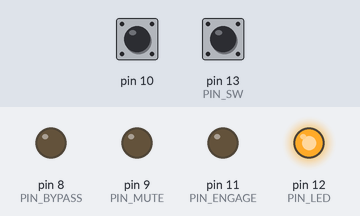
The sketch below on a simulated Arduino Uno, built with avr-gcc and run on an emulated ATmega328P. On the bench: output pins drawn as LEDs (lit = HIGH). The test bench sets the inputs (shaded band); at power-on: pin 13 (PIN_SW) HIGH, pin 10 HIGH.

Above: at 1.2 s.
1.3 s: pin 13 (PIN_SW) pulled LOW for 1 s
At 1.7 s:
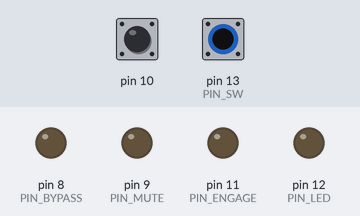
3.8 s: pin 13 (PIN_SW) pulled LOW for 0.15 s
At 4.8 s:
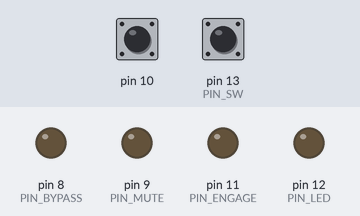
5.4 s: pin 13 (PIN_SW) pulled LOW for 3.2 s
At 8.61 s:
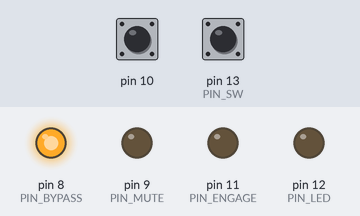
Timing chart, 0 to 10.1 s (numbered marks = the images above; inputs shaded):
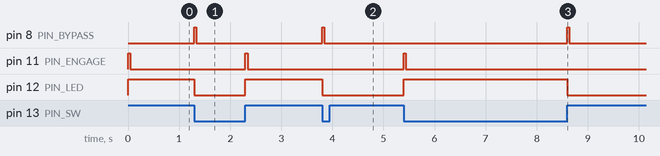

The sketch:

relay-bypass.ino
```cpp
#include <avr/io.h>
#include <util/delay.h>
#include <avr/eeprom.h>

//#define DEBUG

// By default we assume normally open unless this is defined
//#define NORMALLY_CLOSED

// If you define SIMPLIFIED_DEBOUNCE it will trust the
// first instance of a button press, then ignore subsequent
// presses for the SIMPLIFIED_DEBOUNCE_DELAY.
// Otherwise if this is not defined it will do a more traditional
// debounce that looks for a stabilized change of state.
#define SIMPLIFIED_DEBOUNCE

#ifdef SIMPLIFIED_DEBOUNCE
# define DEBOUNCE_DELAY 250
#else
# define DEBOUNCE_DELAY 14
#endif

// Define DISABLE_TEMPORARY_SWITCH to turn off the ability to hold
// the switch to temporarily engage/bypass.
//#define DISABLE_TEMPORARY_SWITCH

#ifdef DEBUG
#define PIN_J1     PB5
#define PIN_SW     PB2
#else
#define PIN_J1     PB2
#define PIN_SW     PB5
#endif

#define PIN_LED    PB4
#define PIN_MUTE   PB1
#define PIN_BYPASS PB0
#define PIN_ENGAGE PB3

// If you hold down the switch for at least this number of ms, then
// we assume you are holding it down to temporarily toggle the state,
// and want it to toggle back on release.
// i.e. it's not a quick press and release.
#define TEMPORARY_SWITCH_TIME 500

/* If J1 is shorted, pulling PIN_J1 to ground, we will do muting:
 * 1. When switch is pressed, start muting for MUTE_LENGTH ms.
 * 2. Wait MUTED_RELAY_DELAY before actually toggling the relay though.
 */
#define MUTE_LENGTH 35
#define MUTED_RELAY_DELAY 20

#define RELAY_SWITCH_TIME 40

/* TBD: If space requires we can consolidate these state vars into a single byte */
uint8_t is_bypassed  = 0;
uint8_t use_mute     = 0;
uint8_t sw_state     = HIGH; // its debounced state. i.e. what we assume is intended by player
uint8_t sw_last_loop = HIGH; // state last loop

unsigned long sw_stable_since = 0;
unsigned long sw_pressed_at   = 0;


void setup() {
  DDRB &= ~(1 << PIN_J1); // input
  PORTB |= (1 << PIN_J1); // activate pull-up resistor
  DDRB &= ~(1 << PIN_SW); // input
  PORTB |= (1 << PIN_SW); // activate pull-up resistor
  DDRB |= (1 << PIN_BYPASS); // output
  DDRB |= (1 << PIN_ENGAGE); // output
  DDRB |= (1 << PIN_LED); // output
  DDRB |= (1 << PIN_MUTE); // output


  // wait for the pullup to do its job,
  // otherwise PIN_SW can sometimes get false LOW readings
  _delay_ms(5);
  sw_last_loop = read_switch();
  sw_state = sw_last_loop;

  uint8_t auto_on = 0x0;

  bool signal_eeprom_written = false;

  if (eeprom_is_ready()) {
    auto_on = eeprom_read_byte((uint8_t *)0x0);

    if (auto_on != 0x0 && auto_on != 0x1) { // never written, probably 0xff
      auto_on = 0x0;
    }

    // If switch is held when powered on, toggle the auto-on feature
    if (sw_last_loop == LOW) {
      is_bypassed = ! is_bypassed;
      auto_on ^= 0x1;
      eeprom_update_byte((uint8_t *)0x0, auto_on);
      signal_eeprom_written = true;
    }

    is_bypassed = auto_on;
  }

  uint8_t j1 = PINB & (1 << PIN_J1);
  if (j1 == LOW) {
    use_mute = 1;
  }

  write_bypass(); // get the relay setup before blinking the LED for EEPROM
  _delay_ms(1);

  if (signal_eeprom_written) {
    // Blink LED. Ordinarily this should be done asynchronously,
    // but on initial boot it probably doesn't matter
    for (int i = 0; i < 3; i++) {
      PORTB |= (1 << PIN_LED); //high
      _delay_ms(200);
      PORTB &= ~(1 << PIN_LED); //low
      _delay_ms(200);
    }
    set_led(); // set the LED again
  }
}

void loop() {
  uint8_t sw_this_loop = read_switch();

  unsigned long now = millis();

#ifndef SIMPLIFIED_DEBOUNCE
  // If still unstable, reset the clock
  if (sw_this_loop != sw_last_loop) {
    sw_stable_since = now;
  }
#endif

  // has sw state has changed?
  // Is switch state stable?
  if ((sw_this_loop != sw_state)
      && (now - sw_stable_since) > DEBOUNCE_DELAY)
  {
#ifdef SIMPLIFIED_DEBOUNCE
    sw_stable_since = now;
#endif
    sw_state = sw_this_loop;

    if (sw_state == LOW) {// sw pressed
      sw_pressed_at = now;
      toggle_bypass_state();

    // Switch has just been released. Let's decide if it was a long press for temporary engagement/disengagement,
    // or a quick press to toggle its state.
    } else {
#ifndef DISABLE_TEMPORARY_SWITCH
      if ((now - sw_pressed_at) > TEMPORARY_SWITCH_TIME) {
        toggle_bypass_state();
      }
#endif
    }
  }

  sw_last_loop = sw_this_loop;
}

// This may block. See comments
void toggle_bypass_state() {
  if (use_mute) {
    // Is there any reason to do this asynchronously?
    // Until it seems there is, let's keep it MUCH simpler.
    PORTB |= (1 << PIN_MUTE); // HIGH - engage mute
    // wait a while for mute to fully engage before toggling relay
    _delay_ms(MUTED_RELAY_DELAY);
  }

  is_bypassed = ! is_bypassed;
  write_bypass();

  if (use_mute) {
    // wait for the rest of the MUTE_LENGTH period
    _delay_ms(MUTE_LENGTH - MUTED_RELAY_DELAY);
    // Unmute by setting PIN_MUTE to low
    PORTB &= ~(1 << PIN_MUTE);

    // since we've been blocking, the switch may have been released.
    sw_state = read_switch();
  }
}

void write_bypass() {
  set_led();
  PORTB &= ~(1 << PIN_BYPASS); // low
  PORTB &= ~(1 << PIN_ENGAGE); // low
  // There's a non-zero chance the blocking we do here could
  // interfere with the switch debouncing.
  // But with the simplified debounce it's a non-issue.
  if (is_bypassed) {
    PORTB |= (1 << PIN_BYPASS); // high
    _delay_ms(RELAY_SWITCH_TIME);
    PORTB &= ~(1 << PIN_BYPASS); // low
  } else {
    PORTB |= (1 << PIN_ENGAGE); // high
    _delay_ms(RELAY_SWITCH_TIME);
    PORTB &= ~(1 << PIN_ENGAGE); // low
  }
}

void set_led() {
  if (is_bypassed) {
    PORTB &= ~(1 << PIN_LED); // low
  } else {
    PORTB |= (1 << PIN_LED); // high
  }
}

uint8_t read_switch() {
  uint8_t rv = PINB & (1 << PIN_SW);
#ifdef NORMALLY_CLOSED
  rv = ! rv;
#endif
  return rv;
}
```

Measured:
- after the input at 1.3 s, pin 8 (PIN_BYPASS): LOW → HIGH at once, → LOW 0.04 s later; pin 11 (PIN_ENGAGE): LOW → HIGH after 1.0 s, → LOW 0.04 s later; pin 12 (PIN_LED): HIGH → LOW at once, → HIGH 1.0 s later
- after the input at 3.8 s, pin 8 (PIN_BYPASS): LOW → HIGH at once, → LOW 0.04 s later; pin 12 (PIN_LED): HIGH → LOW at once
- after the input at 5.4 s, pin 8 (PIN_BYPASS): LOW → HIGH after 3.2 s, → LOW 0.04 s later; pin 11 (PIN_ENGAGE): LOW → HIGH at once, → LOW 0.04 s later; pin 12 (PIN_LED): LOW → HIGH at once, → LOW 3.2 s later
